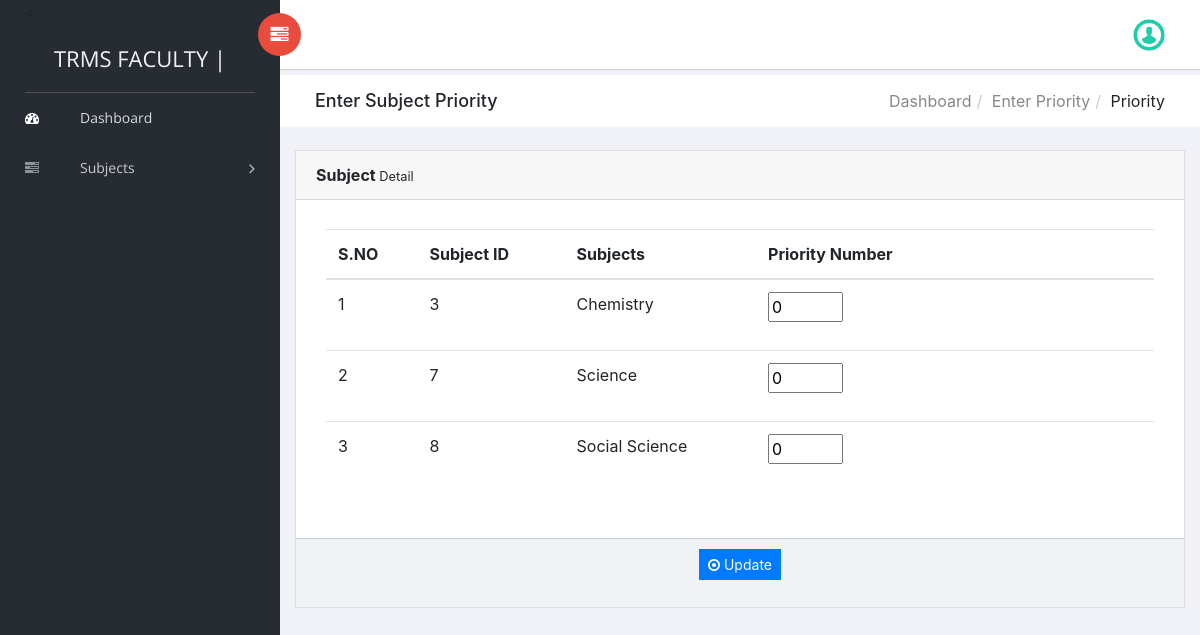
Screenshot of /trms/faculty/enter-subject-priority.php?editid=2 (signed in) with the database file from the repository.
### tables this page shows
CREATE TABLE `tblsubjects` (
  `ID` int(10) AUTO_INCREMENT PRIMARY KEY,
  `Subject` varchar(120) DEFAULT NULL,
  `CreationDate` timestamp NULL DEFAULT current_timestamp(),
  `SemId` int(11) DEFAULT NULL  REFERENCES tblsemester(ID),
  `DeptId` int(11) DEFAULT NULL  REFERENCES tbldepartment(ID)
);

### trms/faculty/enter-subject-priority.php (the view, shortened to what this page needs)
  <?php
include('includes/dbconnection.php');
if (strlen($_SESSION['trmsaid']==0)) {
  header('location:logout.php');
  } else{
?>
<!doctype html>
<html class="no-js" lang="en">
<head>
    <link rel="stylesheet" href="vendors/bootstrap/dist/css/bootstrap.min.css">
    <link rel="stylesheet" href="vendors/font-awesome/css/font-awesome.min.css">
    <link rel="stylesheet" href="vendors/themify-icons/css/themify-icons.css">
    <link rel="stylesheet" href="vendors/flag-icon-css/css/flag-icon.min.css">
    <link rel="stylesheet" href="vendors/selectFX/css/cs-skin-elastic.css">
    <link rel="stylesheet" href="assets/css/style.css">
</head>
<body>
    <?php include_once('includes/sidebar.php');?>
    <div id="right-panel" class="right-panel">
        <?php include_once('includes/header.php');?>
        <div class="breadcrumbs">
            <div class="col-sm-4">
                <div class="page-header float-left">
                    <div class="page-title">
                        <h1>Enter Subject Priority</h1>
                    </div>
                </div>
            </div>
            <div class="col-sm-8">
                <div class="page-header float-right">
                    <div class="page-title">
                        <ol class="breadcrumb text-right">
                            <li><a href="dashboard1.php">Dashboard</a></li>
                            <li><a href="enter-priority.php">Enter Priority</a></li>
                            <li class="active">Priority</li>
                        </ol>
                    </div>
                </div>
            </div>
        </div>
        <div class="content mt-3">
            <div class="animated fadeIn">
                <div class="row">
                    <div class="col-lg-6">
                    </div>
                    <div class="col-lg-12">
                        <div class="card">
                            <div class="card-header"><strong>Subject</strong><small> Detail</small></div>
                            <form name="" method="post" action="">
                            <div class="card-body card-block">
                            	<div class="card-body">
                                <table class="table" >
                                    <thead>
                                        <tr>
                                            <tr>
                  <th>S.NO</th>
                  <th>Subject ID</th>
                  <th>Subjects</th>
                   <th>Priority Number</th>
                </tr>
                                        </tr>
                                        </thead>
<?php
$eid=$_GET['editid'];
$session_id = $_SESSION['trmsaid'];
$sql="SELECT Id,Subject from tblsubjects where SemId=$eid and DeptId=(SELECT DeptId from tblteacher where Id=$session_id)";
$query = $dbh -> prepare($sql);
$query->execute();
$results=$query->fetchAll(PDO::FETCH_OBJ);
$cnt=1;
if($query->rowCount() > 0)
{
foreach($results as $row)
{               ?>
                                 <tr >
                  <td><?php echo htmlentities($cnt);?></td>
                  <td><?php echo htmlentities($row->Id);?></td>
                  <td><?php  echo htmlentities($row->Subject);?></td>
                  <?php
                    $sql="SELECT Priority from tblsubjects, tblpriority where tblsubjects.ID=tblpriority.SubId and tblpriority.FacultyId=$session_id and tblpriority.SubId=$row->Id";
                    $query = $dbh -> prepare($sql);
                    $query->execute();
                    $prioritys=$query->fetchAll(PDO::FETCH_OBJ);
                    if ($query->rowCount() > 0)
                    {
                      $priority = $prioritys[0]->Priority;
                    }else{
                      $priority = 0;
                    }
                  ?>
                  <td><div class="form-group"><input style="width:20%" type="text" name="priority<?php echo $cnt?>" value="<?php echo $priority?>" id="priority" /></div></td>
               </tr>
               <?php $cnt=$cnt+1;}} ?>
                                </table>
                            </div>
                        </div>
                        <div class="card-footer">
                  <p style="text-align: center;"><button type="submit" class="btn btn-primary btn-sm" name="update" id="update">
                                                            <i class="fa fa-dot-circle-o"></i> Update
                                                        </button></p> </div>
                    </form>
                  </div>
                </div>
                                      </div>
                                        </div>
                                    </div>
                                </div>
</body>
</html>
<?php }  ?>

### rows the page displays
tblsubjects: ID "3", Subject "Chemistry", value "0"
tblsubjects: ID "7", Subject "Science", value "0"
tblsubjects: ID "8", Subject "Social Science", value "0"
